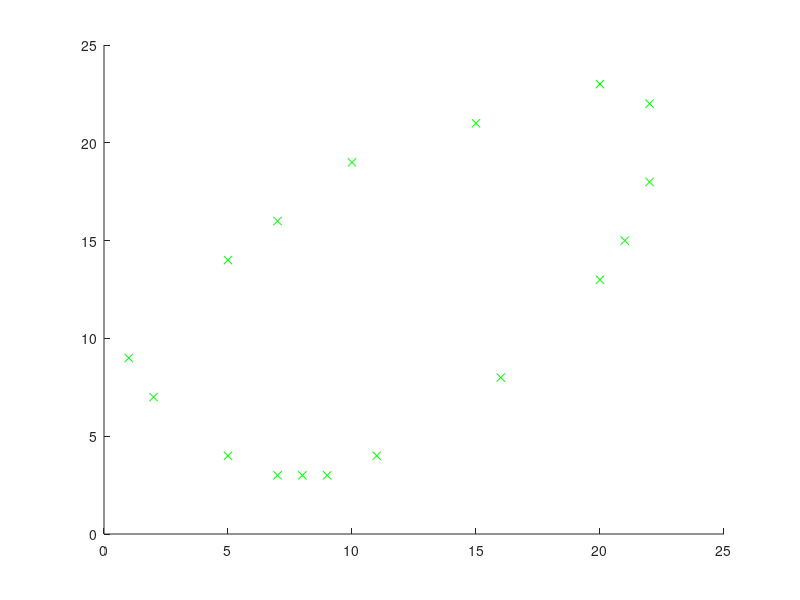

This chart was generated by the following MATLAB code:
%Total seconds: 0
hold on;
CH= [
1 9 ;
2 7 ;
5 4 ;
5 14 ;
7 3 ;
7 16 ;
8 3 ;
9 3 ;
10 19 ;
11 4 ;
15 21 ;
16 8 ;
20 13 ;
20 23 ;
21 15 ;
22 18 ;
22 22 ;
];
plot(CH(:,1),CH(:,2),'gx');
